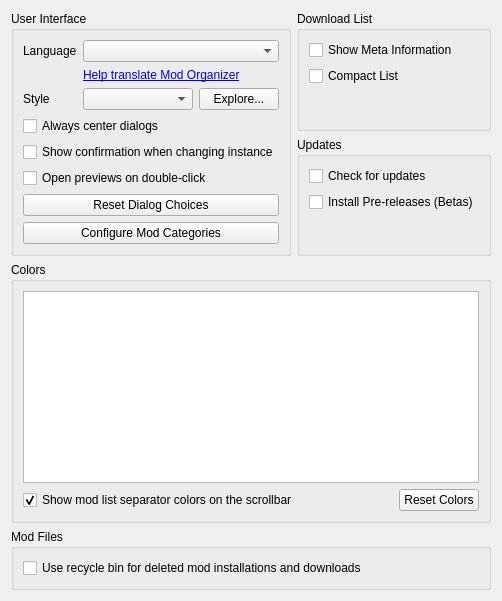
     <widget class="QWidget" name="generalTab">
      <attribute name="title">
       <string>General</string>
      </attribute>
      <layout class="QGridLayout" name="gridLayout" rowstretch="0,0,0,0,0,1">
       <item row="5" column="0" colspan="2">
        <spacer name="verticalSpacer">
         <property name="orientation">
          <enum>Qt::Vertical</enum>
         </property>
         <property name="sizeHint" stdset="0">
          <size>
           <width>0</width>
           <height>0</height>
          </size>
         </property>
        </spacer>
       </item>
       <item row="0" column="0" rowspan="2">
        <widget class="QGroupBox" name="groupBox">
         <property name="title">
          <string>User Interface</string>
         </property>
         <layout class="QVBoxLayout" name="verticalLayout_14">
          <item>
           <widget class="QWidget" name="widget_6" native="true">
            <layout class="QGridLayout" name="gridLayout_5" columnstretch="0,1,0">
             <property name="leftMargin">
              <number>0</number>
             </property>
             <property name="topMargin">
              <number>0</number>
             </property>
             <property name="rightMargin">
              <number>0</number>
             </property>
             <property name="bottomMargin">
              <number>0</number>
             </property>
             <item row="0" column="0">
              <widget class="QLabel" name="label_5">
               <property name="text">
                <string>Language</string>
               </property>
              </widget>
             </item>
             <item row="2" column="0">
              <widget class="QLabel" name="label_10">
               <property name="text">
                <string>Style</string>
               </property>
              </widget>
             </item>
             <item row="2" column="1">
              <widget class="QComboBox" name="styleBox">
               <property name="toolTip">
                <string>Visual theme of the user interface.</string>
               </property>
               <property name="whatsThis">
                <string>Visual theme of the user interface.</string>
               </property>
              </widget>
             </item>
             <item row="2" column="2">
              <widget class="QPushButton" name="exploreStyles">
               <property name="text">
                <string>Explore...</string>
               </property>
              </widget>
             </item>
             <item row="0" column="1" colspan="2">
              <widget class="QComboBox" name="languageBox">
               <property name="toolTip">
                <string>The language of the user interface.</string>
               </property>
               <property name="whatsThis">
                <string>The language of the user interface.</string>
               </property>
              </widget>
             </item>
             <item row="1" column="1" colspan="2">
              <widget class="LinkLabel" name="label_33">
               <property name="toolTip">
                <string>https://www.transifex.com/mod-organizer-2-team/mod-organizer-2/</string>
               </property>
               <property name="text">
                <string>&lt;a href=&quot;https://www.transifex.com/mod-organizer-2-team/mod-organizer-2/&quot;&gt;Help translate Mod Organizer&lt;/a&gt;</string>
               </property>
               <property name="openExternalLinks">
                <bool>true</bool>
               </property>
              </widget>
             </item>
            </layout>
           </widget>
          </item>
          <item>
           <widget class="QCheckBox" name="centerDialogs">
            <property name="toolTip">
             <string>Dialogs will always be centered on the main window, but will remember their size.</string>
            </property>
            <property name="whatsThis">
             <string>Dialogs will always be centered on the main window, but will remember their size.</string>
            </property>
            <property name="text">
             <string>Always center dialogs</string>
            </property>
           </widget>
          </item>
          <item>
           <widget class="QCheckBox" name="changeGameConfirmation">
            <property name="text">
             <string>Show confirmation when changing instance</string>
            </property>
           </widget>
          </item>
          <item>
           <widget class="QCheckBox" name="doubleClickPreviews">
            <property name="toolTip">
             <string>Whether double-clicking on a file opens the preview window or launches the program associated with it. This applies to the Data tab as well as the Conflicts and Filetree tabs in the mod info window.</string>
            </property>
            <property name="text">
             <string>Open previews on double-click</string>
            </property>
           </widget>
          </item>
          <item>
           <widget class="QPushButton" name="resetDialogsButton">
            <property name="maximumSize">
             <size>
              <width>16777215</width>
              <height>16777215</height>
             </size>
            </property>
            <property name="toolTip">
             <string>Reset all choices made in dialogs.</string>
            </property>
            <property name="whatsThis">
             <string>Reset all choices made in dialogs.</string>
            </property>
            <property name="text">
             <string>Reset Dialog Choices</string>
            </property>
           </widget>
          </item>
          <item>
           <widget class="QPushButton" name="categoriesBtn">
            <property name="toolTip">
             <string>Modify the categories available to arrange your mods.</string>
            </property>
            <property name="whatsThis">
             <string>Modify the categories available to arrange your mods.</string>
            </property>
            <property name="text">
             <string>Configure Mod Categories</string>
            </property>
           </widget>
          </item>
          <item>
           <spacer name="verticalSpacer_11">
            <property name="orientation">
             <enum>Qt::Vertical</enum>
            </property>
            <property name="sizeHint" stdset="0">
             <size>
              <width>0</width>
              <height>0</height>
             </size>
            </property>
           </spacer>
          </item>
         </layout>
        </widget>
       </item>
       <item row="0" column="1">
        <widget class="QGroupBox" name="groupBox_5">
         <property name="title">
          <string>Download List</string>
         </property>
         <layout class="QVBoxLayout" name="verticalLayout_2">
          <item>
           <widget class="QCheckBox" name="showMetaBox">
            <property name="toolTip">
             <string>Show meta information instead of file names in the download list.</string>
            </property>
            <property name="whatsThis">
             <string>Show meta information instead of file names in the download list.</string>
            </property>
            <property name="text">
             <string>Show Meta Information</string>
            </property>
           </widget>
          </item>
          <item>
           <widget class="QCheckBox" name="compactBox">
            <property name="toolTip">
             <string>Make the download list more compact.</string>
            </property>
            <property name="whatsThis">
             <string>Make the download list more compact.</string>
            </property>
            <property name="text">
             <string>Compact List</string>
            </property>
           </widget>
          </item>
          <item>
           <spacer name="verticalSpacer_5">
            <property name="orientation">
             <enum>Qt::Vertical</enum>
            </property>
            <property name="sizeHint" stdset="0">
             <size>
              <width>0</width>
              <height>0</height>
             </size>
            </property>
           </spacer>
          </item>
         </layout>
        </widget>
       </item>
       <item row="3" column="0" colspan="2">
        <widget class="QGroupBox" name="ModlistGroupBox">
         <property name="title">
          <string>Colors</string>
         </property>
         <layout class="QVBoxLayout" name="verticalLayout_13">
          <item>
           <widget class="ColorTable" name="colorTable">
            <property name="editTriggers">
             <set>QAbstractItemView::NoEditTriggers</set>
            </property>
            <property name="selectionMode">
             <enum>QAbstractItemView::SingleSelection</enum>
            </property>
            <property name="selectionBehavior">
             <enum>QAbstractItemView::SelectRows</enum>
            </property>
            <property name="verticalScrollMode">
             <enum>QAbstractItemView::ScrollPerPixel</enum>
            </property>
            <property name="cornerButtonEnabled">
             <bool>false</bool>
            </property>
            <attribute name="horizontalHeaderVisible">
             <bool>false</bool>
            </attribute>
            <attribute name="horizontalHeaderHighlightSections">
             <bool>false</bool>
            </attribute>
            <attribute name="horizontalHeaderStretchLastSection">
             <bool>true</bool>
            </attribute>
            <attribute name="verticalHeaderVisible">
             <bool>false</bool>
            </attribute>
           </widget>
          </item>
          <item>
           <widget class="QWidget" name="widget_5" native="true">
            <layout class="QHBoxLayout" name="horizontalLayout_3">
             <property name="leftMargin">
              <number>0</number>
             </property>
             <property name="topMargin">
              <number>0</number>
             </property>
             <property name="rightMargin">
              <number>0</number>
             </property>
             <property name="bottomMargin">
              <number>0</number>
             </property>
             <item>
              <widget class="QCheckBox" name="colorSeparatorsBox">
               <property name="toolTip">
                <string>Colors set on separators will also be shown in the mod list scrollbar at the location of the separator. This can be useful for quickly navigating to a specific separator.</string>
               </property>
               <property name="whatsThis">
                <string>Colors set on separators will also be shown in the mod list scrollbar at the location of the separator. This can be useful for quickly navigating to a specific separator.</string>
               </property>
               <property name="text">
                <string>Show mod list separator colors on the scrollbar</string>
               </property>
               <property name="checked">
                <bool>true</bool>
               </property>
              </widget>
             </item>
             <item>
              <spacer name="horizontalSpacer_2">
               <property name="orientation">
                <enum>Qt::Horizontal</enum>
               </property>
               <property name="sizeHint" stdset="0">
                <size>
                 <width>40</width>
                 <height>20</height>
                </size>
               </property>
              </spacer>
             </item>
             <item>
              <widget class="QPushButton" name="resetColorsBtn">
               <property name="toolTip">
                <string>Reset all colors to their default value.</string>
               </property>
               <property name="whatsThis">
                <string>Reset all colors to their default value.</string>
               </property>
               <property name="text">
                <string>Reset Colors</string>
               </property>
              </widget>
             </item>
            </layout>
           </widget>
          </item>
         </layout>
        </widget>
       </item>
       <item row="1" column="1">
        <widget class="QGroupBox" name="groupBox_6">
         <property name="title">
          <string>Updates</string>
         </property>
         <layout class="QVBoxLayout" name="verticalLayout_3">
          <item>
           <widget class="QCheckBox" name="checkForUpdates">
            <property name="toolTip">
             <string>Check for Mod Organizer updates on Github on startup.</string>
            </property>
            <property name="whatsThis">
             <string>Check for Mod Organizer updates on Github on startup.</string>
            </property>
            <property name="text">
             <string>Check for updates</string>
            </property>
           </widget>
          </item>
          <item>
           <widget class="QCheckBox" name="usePrereleaseBox">
            <property name="toolTip">
             <string>Update to non-stable releases.</string>
            </property>
            <property name="whatsThis">
             <string>Update to non-stable releases.</string>
            </property>
            <property name="text">
             <string>Install Pre-releases (Betas)</string>
            </property>
           </widget>
          </item>
          <item>
           <spacer name="verticalSpacer_9">
            <property name="orientation">
             <enum>Qt::Vertical</enum>
            </property>
            <property name="sizeHint" stdset="0">
             <size>
              <width>0</width>
              <height>0</height>
             </size>
            </property>
           </spacer>
          </item>
         </layout>
        </widget>
       </item>
       <item row="4" column="0" colspan="2">
        <widget class="QGroupBox" name="ModFiles">
         <property name="title">
          <string>Mod Files</string>
         </property>
         <layout class="QVBoxLayout" name="verticalLayout_15">
          <item>
           <widget class="QCheckBox" name="useRecycleBin">
            <property name="toolTip">
             <string>Applies to removing mod installations, deleting downloads, and clearing overwrite folder.
Does NOT apply to files deleted due to a merge or replaced mods.</string>
            </property>
            <property name="text">
             <string>Use recycle bin for deleted mod installations and downloads</string>
            </property>
           </widget>
          </item>
         </layout>
        </widget>
       </item>
      </layout>
     </widget>
